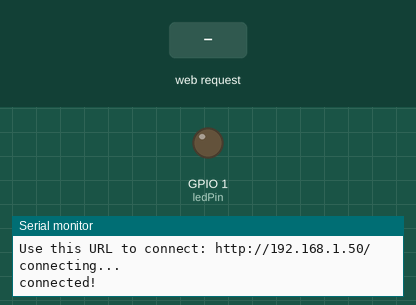
A sketch run on a simulated ESP8266 (NodeMCU). Parts: output pins drawn as LEDs (lit = HIGH), the last lines printed to the serial monitor. The test bench sets the inputs (shaded band). WiFi joins after 1.5 s; servers stay silent unless stated; no MQTT or app messages arrive unless stated.

Above: at 2.7 s.
2.8 s: HTTP request GET /LED=ON received
At 4.1 s:
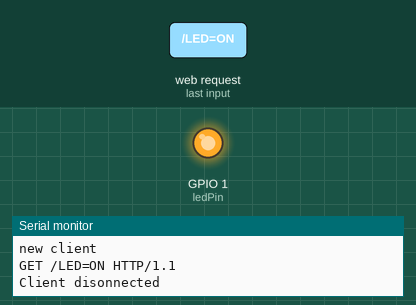
5.8 s: HTTP request GET /LED=OFF received
At 6.4 s:
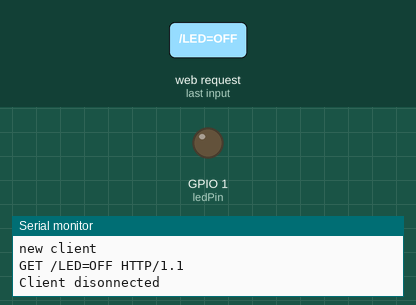
Timing chart, 0 to 8.8 s (numbered marks = the images above; inputs shaded):
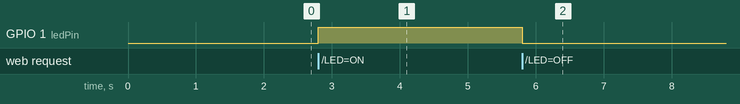

The sketch:

wifi_mqtt_led.ino
```cpp
#include <ESP8266WiFi.h>
#include <MQTT.h>

const char* ssid = "MOVISTAR_FBCF";
const char* password = "FV59KimE4TbeUMwVPwDy";

int ledPin = 1; // GPIO13---D7 of NodeMCU
WiFiServer server(80);

MQTTClient mqttClient;
WiFiClient wifClient;

unsigned long lastMillis = 0;

void setup() {
  Serial.begin(115200);
  delay(10);

  pinMode(ledPin, OUTPUT);
  digitalWrite(ledPin, LOW);

  // Connect to WiFi network
  Serial.println();
  Serial.println();
  Serial.print("Connecting to ");
  Serial.println(ssid);

  WiFi.begin(ssid, password);

  while (WiFi.status() != WL_CONNECTED) {
    delay(500);
    Serial.print(".");
  }
  Serial.println("");
  Serial.println("WiFi connected");

  // Start the server
  server.begin();
  Serial.println("Server started");

  // Print the IP address
  Serial.print("Use this URL to connect: ");
  Serial.print("http://");
  Serial.print(WiFi.localIP());
  Serial.println("/");

  connectMQTT();

}

void loop() {

  mqttClient.loop();

  if (!mqttClient.connected()) {
    connectMQTT();
  }

  // publish a message roughly every second.
  if (millis() - lastMillis > 1000) {
    lastMillis = millis();
    //mqttClient.publish("sensor/basura", "world");
    mqttClient.publish("sensor-basura", "world");
  }

  // Check if a client has connected
  WiFiClient client = server.available();
  if (!client) {
    return;
  }

  // Wait until the client sends some data
  Serial.println("new client");
  while(!client.available()){
    delay(1);
  }

  // Read the first line of the request
  String request = client.readStringUntil('\r');
  Serial.println(request);
  client.flush();

  // Match the request

  int value = LOW;
  if (request.indexOf("/LED=ON") != -1)  {
    digitalWrite(ledPin, HIGH);
    value = HIGH;
  }
  if (request.indexOf("/LED=OFF") != -1)  {
    digitalWrite(ledPin, LOW);
    value = LOW;
  }

// Set ledPin according to the request
//digitalWrite(ledPin, value);

  // Return the response
  client.println("HTTP/1.1 200 OK");
  client.println("Content-Type: text/html");
  client.println(""); //  do not forget this one
  client.println("<!DOCTYPE HTML>");
  client.println("<html>");

  client.print("Led is now: ");

  if(value == HIGH) {
    client.print("On");
  } else {
    client.print("Off");
  }
  client.println("<br><br>");
  client.println("<a href=\"/LED=ON\"\"><button>On </button></a>");
  client.println("<a href=\"/LED=OFF\"\"><button>Off </button></a><br />");
  client.println("</html>");

  delay(1);
  Serial.println("Client disonnected");
  Serial.println("");

}

void connectMQTT() {
  //MQTT CLient
  mqttClient.begin("192.168.1.136", wifClient);
  mqttClient.onMessage(messageReceived);

  Serial.print("\nconnecting...");
  while (!mqttClient.connect("arduino", "try", "try")) {
    Serial.print(".");
    delay(1000);
  }

  Serial.println("\nconnected!");

  mqttClient.subscribe("sensor/basura");
}

void messageReceived(String &topic, String &payload) {
  Serial.println("incoming: " + topic + " - " + payload);
}
```

Measured:
- after the input at 2.8 s, GPIO 1 (ledPin): LOW → HIGH at once
- after the input at 5.8 s, GPIO 1 (ledPin): HIGH → LOW at once
